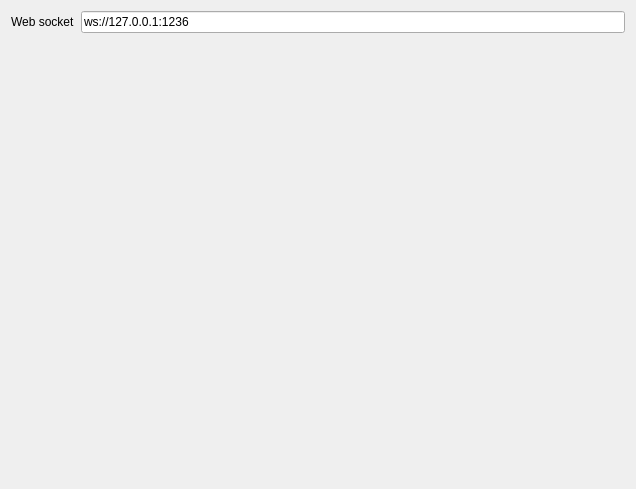
<?xml version="1.0" encoding="UTF-8"?>
<ui version="4.0">
 <class>widget_source_selection</class>
 <widget class="QWidget" name="widget_source_selection">
  <property name="geometry">
   <rect>
    <x>0</x>
    <y>0</y>
    <width>636</width>
    <height>489</height>
   </rect>
  </property>
  <property name="windowTitle">
   <string>Form</string>
  </property>
  <layout class="QVBoxLayout" name="verticalLayout">
   <item>
    <layout class="QHBoxLayout" name="horizontalLayout">
     <item>
      <widget class="QLabel" name="label">
       <property name="text">
        <string>Web socket</string>
       </property>
      </widget>
     </item>
     <item>
      <widget class="QLineEdit" name="lineEditWebSockets">
       <property name="text">
        <string>ws://127.0.0.1:1236</string>
       </property>
       <property name="placeholderText">
        <string>ws://127.0.0.1:1235</string>
       </property>
      </widget>
     </item>
    </layout>
   </item>
   <item>
    <spacer name="verticalSpacer">
     <property name="orientation">
      <enum>Qt::Vertical</enum>
     </property>
     <property name="sizeHint" stdset="0">
      <size>
       <width>20</width>
       <height>412</height>
      </size>
     </property>
    </spacer>
   </item>
  </layout>
 </widget>
 <resources/>
 <connections/>
</ui>
